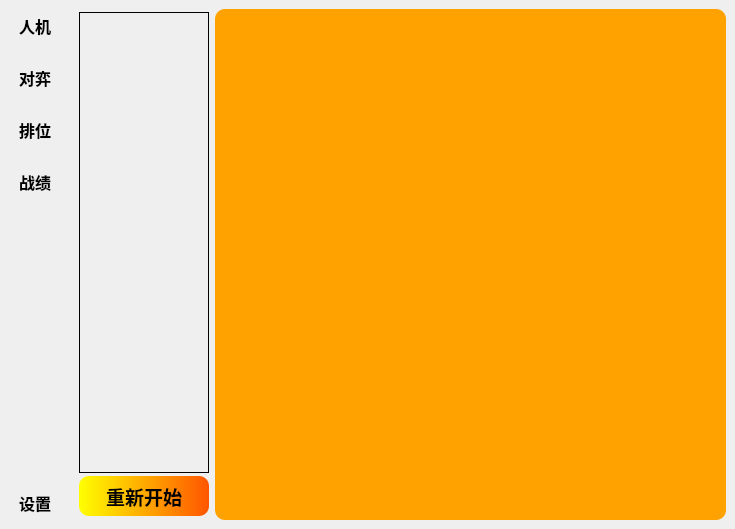
          <widget class="QWidget" name="tabGobang">
           <attribute name="title">
            <string>五子棋</string>
           </attribute>
           <layout class="QGridLayout" name="gridLayout_9">
            <property name="leftMargin">
             <number>0</number>
            </property>
            <property name="topMargin">
             <number>0</number>
            </property>
            <property name="rightMargin">
             <number>0</number>
            </property>
            <property name="bottomMargin">
             <number>0</number>
            </property>
            <property name="spacing">
             <number>0</number>
            </property>
            <item row="0" column="0">
             <widget class="QWidget" name="widgetGobangSidedMenu" native="true">
              <property name="enabled">
               <bool>true</bool>
              </property>
              <property name="sizePolicy">
               <sizepolicy hsizetype="Preferred" vsizetype="Preferred">
                <horstretch>0</horstretch>
                <verstretch>0</verstretch>
               </sizepolicy>
              </property>
              <property name="autoFillBackground">
               <bool>true</bool>
              </property>
              <layout class="QGridLayout" name="gridLayout_8">
               <property name="leftMargin">
                <number>0</number>
               </property>
               <property name="topMargin">
                <number>0</number>
               </property>
               <property name="rightMargin">
                <number>0</number>
               </property>
               <property name="bottomMargin">
                <number>0</number>
               </property>
               <property name="spacing">
                <number>0</number>
               </property>
               <item row="3" column="0">
                <widget class="QToolButton" name="toolButtonGobangRecord">
                 <property name="minimumSize">
                  <size>
                   <width>70</width>
                   <height>52</height>
                  </size>
                 </property>
                 <property name="maximumSize">
                  <size>
                   <width>70</width>
                   <height>52</height>
                  </size>
                 </property>
                 <property name="font">
                  <font>
                   <family>等线</family>
                   <pointsize>12</pointsize>
                   <weight>75</weight>
                   <bold>true</bold>
                  </font>
                 </property>
                 <property name="text">
                  <string>战绩</string>
                 </property>
                 <property name="icon">
                  <iconset resource="intelligentwindowclient.qrc">
                   <normaloff>:/pictures/ico/history.ico</normaloff>:/pictures/ico/history.ico</iconset>
                 </property>
                 <property name="iconSize">
                  <size>
                   <width>30</width>
                   <height>30</height>
                  </size>
                 </property>
                 <property name="checkable">
                  <bool>false</bool>
                 </property>
                 <property name="checked">
                  <bool>false</bool>
                 </property>
                 <property name="popupMode">
                  <enum>QToolButton::DelayedPopup</enum>
                 </property>
                 <property name="toolButtonStyle">
                  <enum>Qt::ToolButtonTextUnderIcon</enum>
                 </property>
                 <property name="autoRaise">
                  <bool>true</bool>
                 </property>
                </widget>
               </item>
               <item row="1" column="0">
                <widget class="QToolButton" name="toolButtonGobangPVP">
                 <property name="minimumSize">
                  <size>
                   <width>70</width>
                   <height>52</height>
                  </size>
                 </property>
                 <property name="maximumSize">
                  <size>
                   <width>70</width>
                   <height>52</height>
                  </size>
                 </property>
                 <property name="font">
                  <font>
                   <family>等线</family>
                   <pointsize>12</pointsize>
                   <weight>75</weight>
                   <bold>true</bold>
                  </font>
                 </property>
                 <property name="toolTip">
                  <string/>
                 </property>
                 <property name="text">
                  <string>对弈</string>
                 </property>
                 <property name="icon">
                  <iconset resource="intelligentwindowclient.qrc">
                   <normaloff>:/pictures/ico/users.ico</normaloff>:/pictures/ico/users.ico</iconset>
                 </property>
                 <property name="iconSize">
                  <size>
                   <width>28</width>
                   <height>28</height>
                  </size>
                 </property>
                 <property name="checkable">
                  <bool>false</bool>
                 </property>
                 <property name="checked">
                  <bool>false</bool>
                 </property>
                 <property name="popupMode">
                  <enum>QToolButton::DelayedPopup</enum>
                 </property>
                 <property name="toolButtonStyle">
                  <enum>Qt::ToolButtonTextUnderIcon</enum>
                 </property>
                 <property name="autoRaise">
                  <bool>true</bool>
                 </property>
                </widget>
               </item>
               <item row="0" column="0">
                <widget class="QToolButton" name="toolButtonGobangPVC">
                 <property name="minimumSize">
                  <size>
                   <width>70</width>
                   <height>52</height>
                  </size>
                 </property>
                 <property name="maximumSize">
                  <size>
                   <width>70</width>
                   <height>52</height>
                  </size>
                 </property>
                 <property name="font">
                  <font>
                   <family>等线</family>
                   <pointsize>12</pointsize>
                   <weight>75</weight>
                   <bold>true</bold>
                  </font>
                 </property>
                 <property name="toolTip">
                  <string/>
                 </property>
                 <property name="styleSheet">
                  <string notr="true"/>
                 </property>
                 <property name="text">
                  <string>人机</string>
                 </property>
                 <property name="icon">
                  <iconset resource="intelligentwindowclient.qrc">
                   <normaloff>:/pictures/ico/Calcbot.ico</normaloff>:/pictures/ico/Calcbot.ico</iconset>
                 </property>
                 <property name="iconSize">
                  <size>
                   <width>30</width>
                   <height>30</height>
                  </size>
                 </property>
                 <property name="checkable">
                  <bool>false</bool>
                 </property>
                 <property name="checked">
                  <bool>false</bool>
                 </property>
                 <property name="popupMode">
                  <enum>QToolButton::DelayedPopup</enum>
                 </property>
                 <property name="toolButtonStyle">
                  <enum>Qt::ToolButtonTextUnderIcon</enum>
                 </property>
                 <property name="autoRaise">
                  <bool>true</bool>
                 </property>
                </widget>
               </item>
               <item row="5" column="0">
                <widget class="QToolButton" name="toolButtonGobangSetting">
                 <property name="minimumSize">
                  <size>
                   <width>70</width>
                   <height>52</height>
                  </size>
                 </property>
                 <property name="maximumSize">
                  <size>
                   <width>70</width>
                   <height>52</height>
                  </size>
                 </property>
                 <property name="font">
                  <font>
                   <family>等线</family>
                   <pointsize>12</pointsize>
                   <weight>75</weight>
                   <bold>true</bold>
                  </font>
                 </property>
                 <property name="text">
                  <string>设置</string>
                 </property>
                 <property name="icon">
                  <iconset resource="intelligentwindowclient.qrc">
                   <normaloff>:/pictures/ico/settings.ico</normaloff>:/pictures/ico/settings.ico</iconset>
                 </property>
                 <property name="iconSize">
                  <size>
                   <width>30</width>
                   <height>30</height>
                  </size>
                 </property>
                 <property name="checkable">
                  <bool>false</bool>
                 </property>
                 <property name="checked">
                  <bool>false</bool>
                 </property>
                 <property name="popupMode">
                  <enum>QToolButton::DelayedPopup</enum>
                 </property>
                 <property name="toolButtonStyle">
                  <enum>Qt::ToolButtonTextUnderIcon</enum>
                 </property>
                 <property name="autoRaise">
                  <bool>true</bool>
                 </property>
                </widget>
               </item>
               <item row="2" column="0">
                <widget class="QToolButton" name="toolButtonGobangQualifying">
                 <property name="minimumSize">
                  <size>
                   <width>70</width>
                   <height>52</height>
                  </size>
                 </property>
                 <property name="maximumSize">
                  <size>
                   <width>70</width>
                   <height>52</height>
                  </size>
                 </property>
                 <property name="font">
                  <font>
                   <family>等线</family>
                   <pointsize>12</pointsize>
                   <weight>75</weight>
                   <bold>true</bold>
                  </font>
                 </property>
                 <property name="text">
                  <string>排位</string>
                 </property>
                 <property name="icon">
                  <iconset resource="intelligentwindowclient.qrc">
                   <normaloff>:/pictures/ico/Trophy.ico</normaloff>:/pictures/ico/Trophy.ico</iconset>
                 </property>
                 <property name="iconSize">
                  <size>
                   <width>30</width>
                   <height>30</height>
                  </size>
                 </property>
                 <property name="checkable">
                  <bool>false</bool>
                 </property>
                 <property name="checked">
                  <bool>false</bool>
                 </property>
                 <property name="popupMode">
                  <enum>QToolButton::DelayedPopup</enum>
                 </property>
                 <property name="toolButtonStyle">
                  <enum>Qt::ToolButtonTextUnderIcon</enum>
                 </property>
                 <property name="autoRaise">
                  <bool>true</bool>
                 </property>
                </widget>
               </item>
               <item row="4" column="0">
                <spacer name="verticalSpacer_2">
                 <property name="orientation">
                  <enum>Qt::Vertical</enum>
                 </property>
                 <property name="sizeHint" stdset="0">
                  <size>
                   <width>20</width>
                   <height>40</height>
                  </size>
                 </property>
                </spacer>
               </item>
              </layout>
             </widget>
            </item>
            <item row="0" column="1">
             <widget class="QStackedWidget" name="stackedWidgetGobang">
              <property name="frameShape">
               <enum>QFrame::NoFrame</enum>
              </property>
              <property name="currentIndex">
               <number>0</number>
              </property>
              <widget class="QWidget" name="pageGobangPVC">
               <layout class="QGridLayout" name="gridLayout_12">
                <item row="0" column="0">
                 <widget class="QWidget" name="widget" native="true">
                  <property name="sizePolicy">
                   <sizepolicy hsizetype="Minimum" vsizetype="Minimum">
                    <horstretch>0</horstretch>
                    <verstretch>0</verstretch>
                   </sizepolicy>
                  </property>
                  <property name="minimumSize">
                   <size>
                    <width>130</width>
                    <height>511</height>
                   </size>
                  </property>
                  <property name="maximumSize">
                   <size>
                    <width>130</width>
                    <height>511</height>
                   </size>
                  </property>
                  <layout class="QGridLayout" name="gridLayout_10">
                   <property name="leftMargin">
                    <number>0</number>
                   </property>
                   <property name="topMargin">
                    <number>0</number>
                   </property>
                   <property name="rightMargin">
                    <number>0</number>
                   </property>
                   <property name="bottomMargin">
                    <number>0</number>
                   </property>
                   <property name="spacing">
                    <number>0</number>
                   </property>
                   <item row="0" column="0">
                    <widget class="QLabel" name="labelGobangPVCMessageboard">
                     <property name="sizePolicy">
                      <sizepolicy hsizetype="Fixed" vsizetype="Fixed">
                       <horstretch>0</horstretch>
                       <verstretch>0</verstretch>
                      </sizepolicy>
                     </property>
                     <property name="minimumSize">
                      <size>
                       <width>130</width>
                       <height>461</height>
                      </size>
                     </property>
                     <property name="maximumSize">
                      <size>
                       <width>130</width>
                       <height>461</height>
                      </size>
                     </property>
                     <property name="frameShape">
                      <enum>QFrame::Box</enum>
                     </property>
                     <property name="text">
                      <string/>
                     </property>
                    </widget>
                   </item>
                   <item row="1" column="0">
                    <widget class="QPushButton" name="pushButtonRestart">
                     <property name="sizePolicy">
                      <sizepolicy hsizetype="Fixed" vsizetype="Fixed">
                       <horstretch>0</horstretch>
                       <verstretch>0</verstretch>
                      </sizepolicy>
                     </property>
                     <property name="minimumSize">
                      <size>
                       <width>130</width>
                       <height>40</height>
                      </size>
                     </property>
                     <property name="maximumSize">
                      <size>
                       <width>130</width>
                       <height>40</height>
                      </size>
                     </property>
                     <property name="font">
                      <font>
                       <family>等线</family>
                       <pointsize>14</pointsize>
                       <weight>75</weight>
                       <bold>true</bold>
                      </font>
                     </property>
                     <property name="styleSheet">
                      <string notr="true">border-radius:10px;
background:qlineargradient(spread:pad, x1:0, y1:0, x2:1, y2:0, stop:0 rgb(255, 255, 0), stop:1 rgb(255, 85, 0));</string>
                     </property>
                     <property name="text">
                      <string>重新开始</string>
                     </property>
                    </widget>
                   </item>
                  </layout>
                 </widget>
                </item>
                <item row="0" column="1">
                 <widget class="CGobangChessboard" name="labelGobangPVCChessboard">
                  <property name="sizePolicy">
                   <sizepolicy hsizetype="Fixed" vsizetype="Fixed">
                    <horstretch>0</horstretch>
                    <verstretch>0</verstretch>
                   </sizepolicy>
                  </property>
                  <property name="minimumSize">
                   <size>
                    <width>511</width>
                    <height>511</height>
                   </size>
                  </property>
                  <property name="maximumSize">
                   <size>
                    <width>511</width>
                    <height>511</height>
                   </size>
                  </property>
                  <property name="styleSheet">
                   <string notr="true">background:rgb(255, 162, 0);
border-radius:10px;</string>
                  </property>
                  <property name="frameShape">
                   <enum>QFrame::NoFrame</enum>
                  </property>
                  <property name="text">
                   <string/>
                  </property>
                  <property name="scaledContents">
                   <bool>true</bool>
                  </property>
                 </widget>
                </item>
               </layout>
              </widget>
              <widget class="QWidget" name="pageGobangPVP">
               <widget class="QLabel" name="label_10">
                <property name="geometry">
                 <rect>
                  <x>290</x>
                  <y>190</y>
                  <width>31</width>
                  <height>21</height>
                 </rect>
                </property>
                <property name="text">
                 <string>对弈</string>
                </property>
               </widget>
              </widget>
              <widget class="QWidget" name="pageGobangQualifying">
               <widget class="QLabel" name="label_9">
                <property name="geometry">
                 <rect>
                  <x>290</x>
                  <y>190</y>
                  <width>31</width>
                  <height>21</height>
                 </rect>
                </property>
                <property name="text">
                 <string>排位</string>
                </property>
               </widget>
              </widget>
              <widget class="QWidget" name="pageGobangRecord">
               <widget class="QLabel" name="label_3">
                <property name="geometry">
                 <rect>
                  <x>290</x>
                  <y>190</y>
                  <width>31</width>
                  <height>21</height>
                 </rect>
                </property>
                <property name="text">
                 <string>战绩</string>
                </property>
               </widget>
              </widget>
              <widget class="QWidget" name="pageGobangSetting">
               <widget class="QLabel" name="label_6">
                <property name="geometry">
                 <rect>
                  <x>290</x>
                  <y>190</y>
                  <width>31</width>
                  <height>21</height>
                 </rect>
                </property>
                <property name="text">
                 <string>设置</string>
                </property>
               </widget>
              </widget>
             </widget>
            </item>
           </layout>
          </widget>
